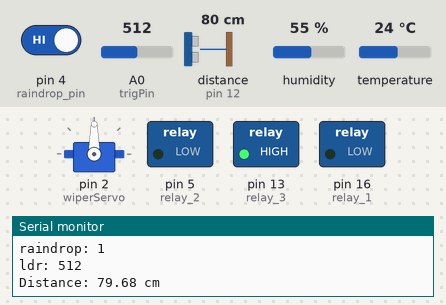
The sketch below on a simulated Arduino Uno, built with avr-gcc and run on an emulated ATmega328P. Parts: servo, switched loads named in the sketch (green lamp = pin HIGH), the last lines printed to the serial monitor. Wiring (inferred from the names in the program): ultrasonic range finder: trigger A0; echo pin 12. Inputs (shaded band) come from the test bench; at power-on: pin 4 (raindrop_pin) HIGH, temperature 24 °C, A0 (trigPin) = 512, distance to the obstacle (sensor on pin 12) 80 cm, humidity 55 %. The echo pulse lasts 58.3 µs per cm; pins used as bus, display or sensor lines are not drawn.

Above: at 1.3 s.
1.4 s: pin 4 (raindrop_pin) driven LOW
At 2.4 s:
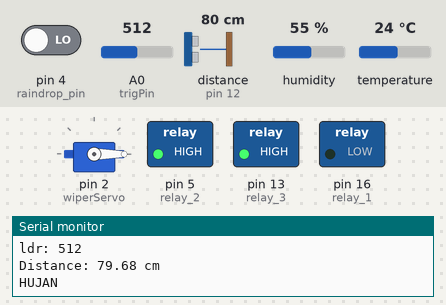
6.0 s: temperature set to 29.5 °C
12.0 s: temperature set to 30.3 °C
At 17.9 s:
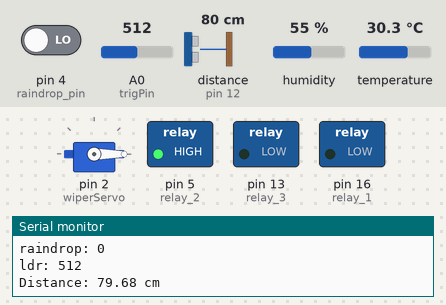
Timing chart, 0 to 19.4 s (numbered marks = the images above; inputs shaded):
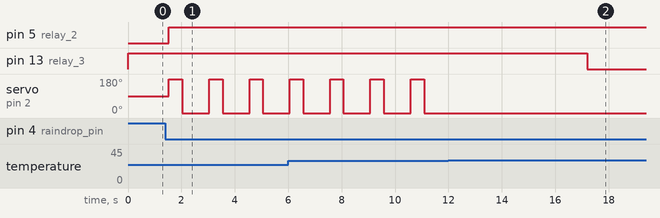

Measured:
- the behaviour switches between 29.9 and 30 °C on temperature (found by bisection; images 1 and 2)
- after the input at 1.4 s, pin 5 (relay_2): LOW → HIGH after 0.13 s; servo on pin 2 (wiperServo): alternates 180° for 0.50 s and 0° for 1.0 s, starting after 0.13 s
- after the input at 12.0 s, pin 13 (relay_3): HIGH → LOW after 5.2 s; servo on pin 2 (wiperServo): stops changing and stays 0°

The sketch:

project_uas.ino
```cpp
#include "DHT.h"
#define DHTPIN 0
#define DHTTYPE DHT22
DHT dht(DHTPIN, DHTTYPE);

#include <Servo.h>  // Include the Servo library
// wiper
Servo wiperServo;  // Create a Servo object

// ping sensor
const int trigPin = 14;  // Trigger pin
const int echoPin = 12;  // Echo pin

// weather led
int relay_1 = 16;
int relay_2 = 5;
// system power
int relay_3 = 13;

// raindrop sensor
int raindrop_pin = 4;

// cloudy sensor
int ldr_pin = A0;


void setup() {
  // put your setup code here, to run once:
  Serial.begin(9600);
  dht.begin();
  pinMode(relay_1, OUTPUT);
  pinMode(relay_2, OUTPUT);
  pinMode(relay_3, OUTPUT);
  wiperServo.attach(2);  // Attach the servo to pin 2
  // pinMode(btn_pin, INPUT);
  pinMode(raindrop_pin, INPUT);
  pinMode(ldr_pin, INPUT);

  pinMode(trigPin, OUTPUT);
  pinMode(echoPin, INPUT);
  digitalWrite(relay_3, HIGH);
}

float distance() {
  digitalWrite(trigPin, LOW);
  delayMicroseconds(2);
  digitalWrite(trigPin, HIGH);
  delayMicroseconds(10);
  digitalWrite(trigPin, LOW);

  // Measure the duration of the echo
  long duration = pulseIn(echoPin, HIGH);

  // Calculate distance in centimeters
  // Speed of sound = 343 m/s (34,300 cm/s)
  // Distance = (Duration / 2) * (Speed of Sound)
  float distanceCm = (duration / 2.0) * 0.0343;
  return distanceCm;
}

void loop() {
  // put your main code here, to run repeatedly:
  // int btn = digitalRead(btn_pin);
  float t = dht.readTemperature();
  Serial.print("Temp: ");
  Serial.println(t);

  int raindrop = digitalRead(raindrop_pin);
  Serial.print("raindrop: ");
  Serial.println(raindrop);

  int ldr = analogRead(ldr_pin);
  Serial.print("ldr: ");
  Serial.println(ldr);

  float distanceCm = distance();
  Serial.print("Distance: ");
  Serial.print(distanceCm);
  Serial.println(" cm");

  if (t >= 30) {
    Serial.println("Suhu terlalu panas!");
    Serial.print("sistem di hentikan sementara hingga suhu normal ");
    Serial.print("(suhu saat ini: ");
    Serial.print(t);
    Serial.println("°C)");
    for (int i = 1; i < 6; i++) {
      Serial.print("Waiting ");
      Serial.print(i);
      Serial.println(" Second");
      delay(1000);
    }
    digitalWrite(relay_3, LOW);  // system off
    while (t >= 30) {
      t = dht.readTemperature();
      raindrop = digitalRead(raindrop_pin);
      ldr = analogRead(ldr_pin);
      distanceCm = distance();

      Serial.print("suhu saat ini: ");
      Serial.print(t);
      Serial.println("°C");
      // raindrop
      Serial.print("raindrop: ");
      Serial.println(raindrop);
      // ldr
      Serial.print("ldr: ");
      Serial.println(ldr);
      // ping
      Serial.print("Distance: ");
      Serial.print(distanceCm);
      Serial.println(" cm");

      delay(500);
    }
    digitalWrite(relay_3, HIGH);  // system on
    raindrop = 1;
  } else {
    if (raindrop == LOW) {
      digitalWrite(relay_2, HIGH);
      Serial.println("HUJAN");
      wiperServo.write(180);  // Move to 180°
      delay(500);             // Pause for 1 second
      wiperServo.write(0);    // Move to 0°
      delay(500);             // Pause for 1 second at 0°
    } else if (ldr < 20 && raindrop == HIGH) {
      digitalWrite(relay_2, LOW);
      digitalWrite(relay_1, HIGH);
      Serial.println("MENDUNG");
    } else {
      digitalWrite(relay_2, LOW);
      digitalWrite(relay_1, LOW);
    }
  }
  delay(500);
}
```
